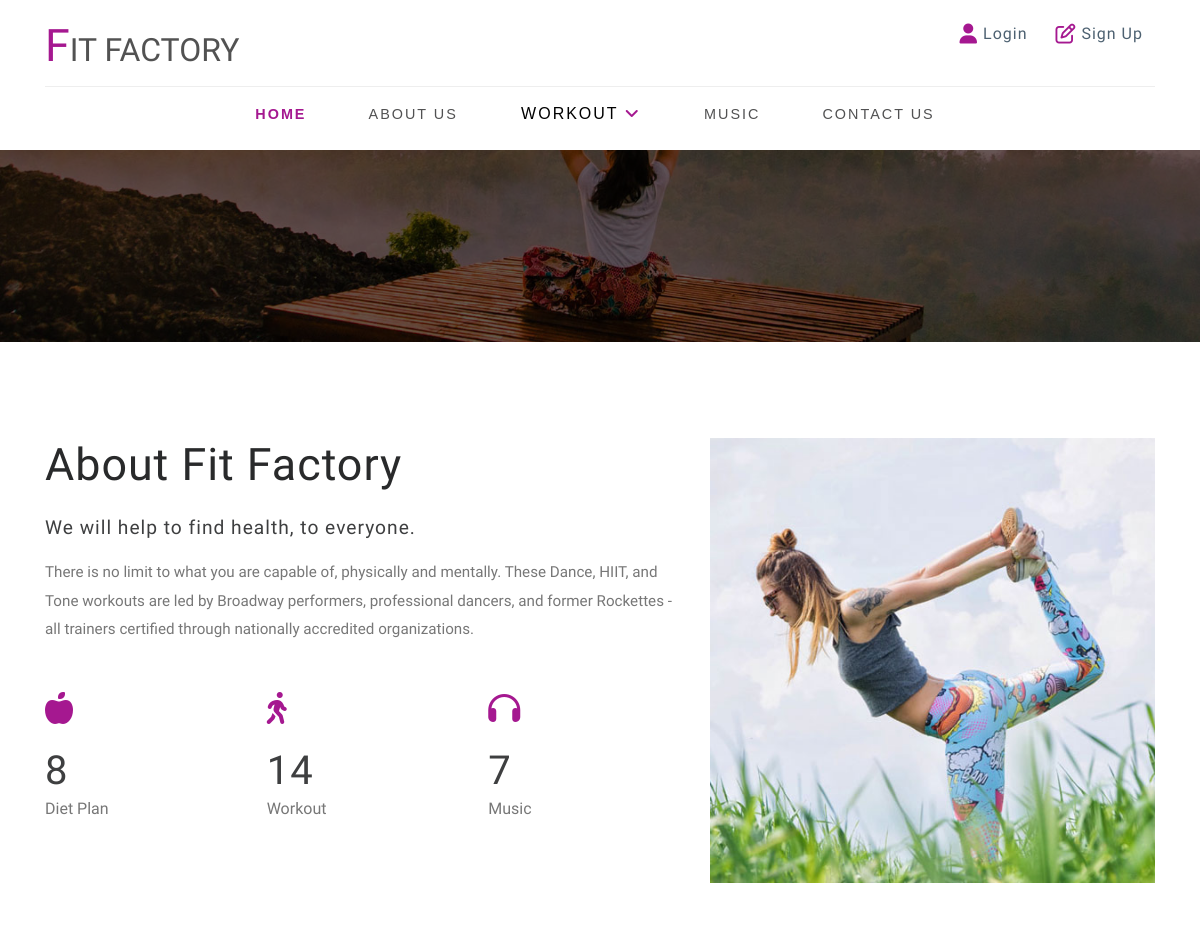
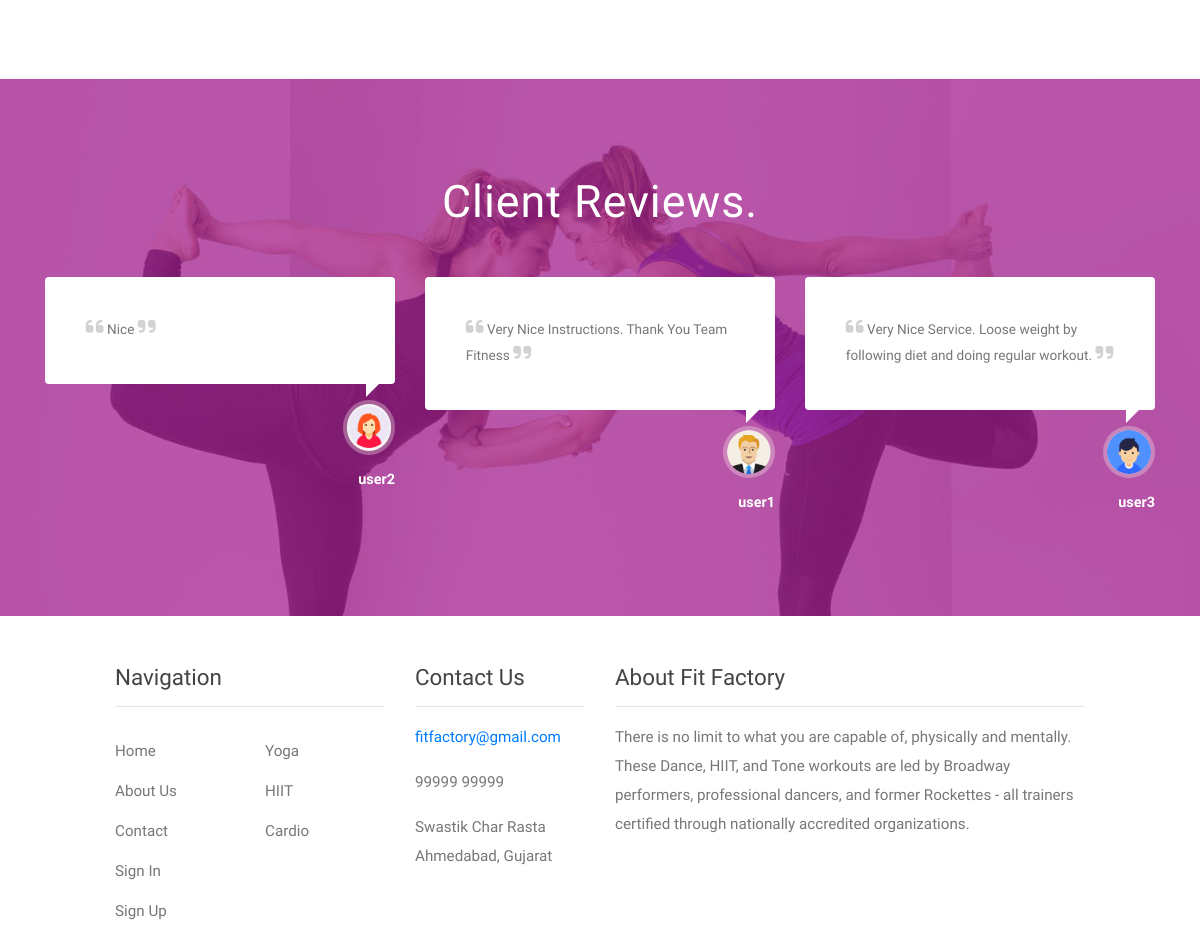
Page /user/about.php on the committed database (2 pictures, top to bottom).
### tables this page shows
CREATE TABLE `tbl_feedback` (
  `f_id` int(11) NOT NULL,
  `feedback` varchar(150) DEFAULT NULL,
  `f_status` varchar(5) DEFAULT NULL,
  `l_id` int(11) DEFAULT NULL
);

CREATE TABLE `tbl_cat` (
  `cat_id` int(11) NOT NULL,
  `cat_name` varchar(20) DEFAULT NULL,
  `cat_status` varchar(5) DEFAULT NULL
);

### user/about.php (the view)
<?php
    include "header1.php";
?>
       <section class="banner-bottom py-5">
        <div class="container py-md-5">
            <div class="row banner-grids mb-lg-5">
                <div class="col-lg-7 content-right">
                    <h3 class="title-w3pvt">About Fit Factory</h3><br/>
                    <h4>We will help to find health, to everyone.</h4>
                    <p class="mt-2 text-left">
                        There is no limit to what you are capable of, physically and mentally.  These Dance, HIIT, and Tone workouts are led by Broadway performers, professional dancers, and former Rockettes - all trainers certified through nationally accredited organizations.
                    </p>
                    <div class="row stats text-left mt-5">
                        <div class="col-lg-4 counter">
                            <span class="fas fa-apple-alt"></span>
                            <div class="counter-info">
                                <h5> <?php
                            $count1 = mysqli_fetch_array(mysqli_query($con, "SELECT COUNT(d_id) FROM tbl_diet WHERE d_status='1'"));
                         echo $count1[0];
                        ?></h5>
                                <p>Diet Plan</p>
                            </div>
                        </div>
                        <div class="col-lg-4 counter two">
                            <span class="fas fa-walking"></span>
                            <div class="counter-info">
                                <h5>
                                    <?php
                            $count1 = mysqli_fetch_array(mysqli_query($con, "SELECT COUNT(w_id) FROM tbl_workout WHERE w_status='1'"));
                         echo $count1[0];
                        ?>
                                </h5>
                                <p>Workout</p>
                            </div>
                        </div>
                        <div class="col-lg-4 counter">
                            <span class="fas fa-headphones"></span>
                            <div class="counter-info">
                                <h5>
                                    <?php
                            $count1 = mysqli_fetch_array(mysqli_query($con, "SELECT COUNT(m_id) FROM tbl_music WHERE m_status='1'"));
                         echo $count1[0];
                        ?>
                                </h5>
                                <p>Music</p>
                            </div>
                        </div>
                    </div>
                </div>
                <div class="col-lg-5 content-left">
                    <img src="images/ab.jpg" alt="" class="img-fluid">
                </div>
            </div>
        </div>
    </section>
    <section class="testimonials py-5" id="testimonials">
        <div class="container py-md-5">
            <div class="header text-center">
                <h3 class="title-w3pvt two mb-lg-5 mb-4"> Client Reviews<span>.</span></h3>
            </div>
            <div class="row">
                <?php
					$qry1="SELECT * FROM tbl_Feedback WHERE f_status='1'";
					$run1=mysqli_query($con,$qry1);
					while($result1=mysqli_fetch_array($run1))
					{
						$l_id=$result1['l_id'];
						$qry2="SELECT * FROM tbl_login WHERE l_id='$l_id'";
						$run2=mysqli_query($con,$qry2);
						$result2=mysqli_fetch_array($run2);
                ?>
                <div class="col-lg-4 test-info text-left">
                    <p><span class="fa fa-quote-left"></span> <?php echo $result1['feedback']; ?> <span class="fa fa-quote-right"></span></p>
                    <div class="test-img text-right mb-3">
                        <img src="<?php echo $result2['l_img']; ?>" class="img-fluid" alt="user-image">
                    </div>
                    <h3 class="my-md-2 my-3 text-right"><?php echo $result2['l_name']; ?></h3>
                </div>
                <?php
                    }
                ?>
            </div>
        </div>
    </section>
<?php
    include "footer1.php";
?>

### user/header1.php (shortened to what this page needs)
<!DOCTYPE html>
<html lang="zxx">
<head>
    <link rel="stylesheet" href="css/bootstrap.css">
    <link rel="stylesheet" href="css/style.css" type="text/css" media="all" />
    <link href="css/font-awesome.css" rel="stylesheet">
</head>
<body>
     <header class="py-sm-3 pt-3 pb-2" id="home">
        <div class="container">
            <div class="top d-md-flex">
                <div id="logo">
                    <h1><a href="index1.php"><b><span class="fa-3x">F</span>IT FACTORY</b></a></h1>
                </div>
                <div class="search-form mx-md-auto">
                </div>
                <div class="forms mt-md-0 mt-2">
                    <a href="login.php" class="btn"><span class="fa fa-user fa-lg"></span> Login</a>
                    <a href="register.php" class="btn"><span class="fa fa-pencil-square-o fa-lg"></span> Sign Up</a>
                </div>
            </div>
            <nav class="text-center">
                <ul class="menu" style="font-family:arial; padding-right:10px; color:black">
                    <li class="active"><a href="index1.php">HOME</a></li>
                    <li><a href="about.php">ABOUT US</a></li>
                    <li>
                        <label style="letter-spacing: 2px; font-family:arial; padding-right:30px; padding-left:30px;">WORKOUT <span class="fa fa-angle-down" aria-hidden="true"></label></span>
					</li>
                    <li><a href="listen_music.php">MUSIC</a></li>
                    <li><a href="contact.php">CONTACT US</a></li>
                </ul>
            </nav>
        </div>
    </header>
    <div class="main-content inner">
        <div class="overlay inner">
        </div>
    </div>

### user/footer1.php
    <footer class="footer-content py-4">
        <div class="container-fluid py-lg-4 inner-sec-w3ls">
            <div class="row">
               <div class="col-lg-1 mt-md-0 mt-5"> </div>
                <div class="col-lg-3 mt-md-0 mt-5">
                    <div class="footer-w3pvt">
                        <h3 class="mb-3 w3pvt_title">Navigation</h3>
                        <hr>
                        <div class="row">
                            <ul class="col-6 list-info-w3pvt links">
                                <li>
                                    <a href="index1.php">Home</a>
                                </li>
                                <li>
                                    <a href="about.php">About Us</a>
                                </li>
                                <li>
                                    <a href="contact.php">Contact</a>
                                </li>
                                <li>
                                    <a href="login.php">Sign In</a>
                                </li>
                                <li>
                                    <a href="register.php">Sign Up</a>
                                </li>
                            </ul>
                            <ul class="col-6 list-info-w3pvt links">
                                <?php
									$qry1="SELECT * FROM tbl_cat WHERE cat_status='1'";
									$run1=mysqli_query($con,$qry1);
									while($result1=mysqli_fetch_array($run1))
									{
										$cat_id=$result1['cat_id'];
								?>
                                <li>
                                    <a href="workout_cat.php?id=<?php echo $cat_id; ?>.php">
                                        <?php echo $result1['cat_name']; ?>
                                    </a>
                                </li>
                                <?php
									}
								?>
                            </ul>
                        </div>
                    </div>
                </div>
                <div class="col-lg-2 mt-lg-0 mt-5">
                    <div class="footer-w3pvt">
                        <h3 class="mb-3 w3pvt_title">Contact Us</h3>
                        <hr>
                        <div class="last-w3layouts-contact">
                            <p>
                                <a href="mailto:example@email.com">fitfactory@gmail.com</a>
                            </p>
                        </div>
                        <div class="last-w3layouts-contact my-2">
							<p>99999 99999</p>
                        </div>
                        <div class="last-w3layouts-contact">
                            <p>Swastik Char Rasta
                                <br>Ahmedabad, Gujarat</p>
                        </div>
                    </div>
                </div>
                   <div class="col-lg-5 mt-lg-0 mt-5">
                    <div class="footer-w3pvt">
                        <h3 class="mb-3 w3pvt_title">About Fit Factory</h3>
                        <hr>
                        <div class="footer-text">
                            <p>There is no limit to what you are capable of, physically and mentally.  These Dance, HIIT, and Tone workouts are led by Broadway performers, professional dancers, and former Rockettes - all trainers certified through nationally accredited organizations. </p>
                        </div>
                    </div>
                </div>
            </div>
        </div>
    </footer>
</body>
</html>

### user/css/style.css (style rules this page uses)
html, body { margin: 0; font-size: 100%; background: #fff; font-family: 'Work Sans', sans-serif; scroll-behavior: smooth; }
body a { text-decoration: none; transition: 0.5s all; -webkit-transition: 0.5s all; -moz-transition: 0.5s all; -o-transition: 0.5s all; -ms-transition: 0.5s all; }
h1, h2, h3, h4, h5, h6 { margin: 0; font-weight: 100; font-family: 'Work Sans', sans-serif; }
p { font-size: 0.95em; color: #777; line-height: 1.9em; }
ul { margin: 0; padding: 0; }
.form-w3layouts-grid, .forms { margin-top: 0.4em; }
header a.btn { border-radius: 4px; color: #4d6171; letter-spacing: 1px; border: none; outline: none; }
header a.btn span { color: #a51890; }
.search-form { width: 30%; }
nav { margin: 0; padding: 0; margin-top: 10px; padding-top: 15px; border-top: 1px solid #eee; }
#logo a { float: left; font-size: .8em; display: initial; margin: 0; letter-spacing: 0px; color: #525252; font-weight: 300; padding: 3px 0; border: none; }
#logo a span { color: #a51890; font-size: 1.4em; }
nav:after { content: ""; display: table; clear: both; }
nav ul { padding: 0; margin: 0; list-style: none; position: relative; }
nav ul li { margin: 0px; display: inline-block; }
nav a { letter-spacing: 2px; padding-left: 0; padding-right: 0; padding: 10px 0; font-weight: 400; font-size: 0.9em; margin: 0 2em; color: #515152; text-transform: uppercase; }
.menu li.active a { color: #a51890; font-weight: 700; }
ul.menu li span { color: #a51890; }
li > a:only-child:after { content: ''; }
.main-content { background: url(../images/banner1.jpg) no-repeat center; background-size: cover; -webkit-background-size: cover; -o-background-size: cover; -moz-background-size: cover; -ms-background-size: cover; min-height: 45em; }
.overlay { min-height: 45em; background: rgba(0, 0, 0, 0.6); }
.main-content.inner { background: url(../images/banner1.jpg) no-repeat center; background-size: cover; -webkit-background-size: cover; -o-background-size: cover; -moz-background-size: cover; -ms-background-size: cover; min-height: 16em; }
.overlay.inner { min-height: 16em; background: rgba(0, 0, 0, 0.6); }
h3.title-w3pvt, h3.title-w3pvt.two { font-size: 3em; letter-spacing: 1px; color: #292a2b; }
h3.title-w3pvt.two { color: #fff; }
.content-right h4, .ab-info h5 { font-size: 1.2em; letter-spacing: 1px; color: #3e3f40; font-weight: 500; }
.counter span { font-size: 2em; text-align: center; color: #a51890; margin-bottom: 0.7em; }
.counter-info h5 { font-size: 2.5em; letter-spacing: 1px; color: #3e3f40; font-weight: 500; }
.counter-info p { font-size: 1em; line-height: 1.7em; }
.content-right h4 { font-size: 1.2em; color: #3e3f40; font-weight: 400; margin-bottom: 1em; }
.testimonials { background: url(../images/banner2.jpg) no-repeat center; background-size: cover; -webkit-background-size: cover; -o-background-size: cover; -moz-background-size: cover; -ms-background-size: cover; }
.test-info { text-align: center; }
.test-info h3 { font-size: 0.9em; color: #fff; font-weight: 600; }
.test-img img { border-radius: 50%; -webkit-border-radius: 50%; -o-border-radius: 50%; -ms-border-radius: 50%; -moz-border-radius: 50%; padding: 4px; background: hsla(21, 60%, 94%, 0.33); width: 15%; }
.test-info p { background: #fff; padding: 3em; font-size: 0.85em; border-radius: 4px; position: relative; }
.test-info p:after { width: 0; height: 0; border-top: 16px solid #fff; border-right: 16px solid transparent; content: ""; position: absolute; bottom: -13px; right: 13px; }
.test-info p span { font-size: 1.5em; color: #d3d1d3; }
h3.w3pvt_title { font-size: 1.4em; color: #444; font-weight: 400; }
.footer-w3pvt li { list-style: none; margin: 1em 0; }
.footer-w3pvt li a { color: #777; color: #777; font-size: 0.95em; }
@media screen and (max-width: 1366px) { .main-content, .overlay { min-height: 40em; } }
@media screen and (max-width: 1366px) { .main-content.inner, .overlay.inner { min-height: 14em; } }
@media screen and (max-width: 1280px) { .main-content.inner, .overlay.inner { min-height: 12em; } }
@media screen and (max-width: 1280px) { h3.title-w3pvt, h3.title-w3pvt.two { font-size: 2.8em; } }

### rows in the picture
tbl_feedback: feedback "Nice", l.l_img (picture), l.l_name "user2"
tbl_feedback: feedback "Very Nice Instructions. Thank You Team Fitness", l.l_img (picture), l.l_name "user1"
tbl_feedback: feedback "Very Nice Service. Loose weight by following diet and doing regular workout.", l.l_img (picture), l.l_name "user3"
tbl_cat: cat_name "Yoga"
tbl_cat: cat_name "HIIT"
tbl_cat: cat_name "Cardio"

### other values in the picture
$count1[0] "8"
$count1[0] "14"
$count1[0] "7"
